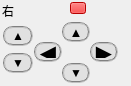
       <widget class="QGroupBox" name="GROUP_RIGHT_MANIP">
        <property name="geometry">
         <rect>
          <x>180</x>
          <y>26</y>
          <width>131</width>
          <height>86</height>
         </rect>
        </property>
        <property name="cursor">
         <cursorShape>ArrowCursor</cursorShape>
        </property>
        <property name="focusPolicy">
         <enum>Qt::NoFocus</enum>
        </property>
        <property name="toolTip">
         <string>&lt;html&gt;&lt;head/&gt;&lt;body&gt;&lt;p align=&quot;center&quot;&gt;快捷键 &amp;quot;R&amp;quot; 选中，ESC取消&lt;/p&gt;&lt;p align=&quot;center&quot;&gt;前：↑ 后：↓ 左：← 右：→&lt;/p&gt;&lt;p align=&quot;center&quot;&gt;上：PageUp 下：PageDown&lt;/p&gt;&lt;/body&gt;&lt;/html&gt;</string>
        </property>
        <property name="styleSheet">
         <string notr="true">QGroupBox{border:none}
</string>
        </property>
        <property name="title">
         <string>右</string>
        </property>
        <widget class="QPushButton" name="BTN_RIGHT_MANIP_RIGHT">
         <property name="geometry">
          <rect>
           <x>90</x>
           <y>42</y>
           <width>28</width>
           <height>20</height>
          </rect>
         </property>
         <property name="font">
          <font>
           <pointsize>16</pointsize>
          </font>
         </property>
         <property name="cursor">
          <cursorShape>OpenHandCursor</cursorShape>
         </property>
         <property name="focusPolicy">
          <enum>Qt::NoFocus</enum>
         </property>
         <property name="toolTip">
          <string>右移</string>
         </property>
         <property name="styleSheet">
          <string notr="true">QPushButton {
background-color: rgb(225,225,225);
border: 2px groove gray;
padding: 2px;
border-radius: 10px;
}
QPushButton:enabled  {
background-color: rgb(225,225,225);
border: 2px groove gray;
padding: 2px;
border-radius: 10px;
} 
QPushButton:disabled  {
background-color: rgb(100,100,100);
border: 2px groove gray;
padding: 2px;
border-radius: 10px;
}
QPushButton:hover {
	border: 1px solid #3a8ee6;
	border-radius: 10px;
    background-color: rgba(0, 255, 0, 0.7);
}</string>
         </property>
         <property name="text">
          <string>▶</string>
         </property>
         <property name="iconSize">
          <size>
           <width>16</width>
           <height>16</height>
          </size>
         </property>
        </widget>
        <widget class="QPushButton" name="BTN_RIGHT_MANIP_UP">
         <property name="geometry">
          <rect>
           <x>3</x>
           <y>26</y>
           <width>30</width>
           <height>20</height>
          </rect>
         </property>
         <property name="cursor">
          <cursorShape>OpenHandCursor</cursorShape>
         </property>
         <property name="mouseTracking">
          <bool>true</bool>
         </property>
         <property name="focusPolicy">
          <enum>Qt::NoFocus</enum>
         </property>
         <property name="toolTip">
          <string>上移</string>
         </property>
         <property name="toolTipDuration">
          <number>0</number>
         </property>
         <property name="statusTip">
          <string/>
         </property>
         <property name="whatsThis">
          <string/>
         </property>
         <property name="styleSheet">
          <string notr="true">QPushButton {
background-color: rgb(225,225,225);
border: 2px groove gray;
padding: 2px;
border-radius: 10px;
}
QPushButton:enabled  {
background-color: rgb(225,225,225);
border: 2px groove gray;
padding: 2px;
border-radius: 10px;
} 
QPushButton:disabled  {
background-color: rgb(100,100,100);
border: 2px groove gray;
padding: 2px;
border-radius: 10px;
}
QPushButton:hover {
	border: 1px solid #3a8ee6;
	border-radius: 10px;
    background-color: rgba(0, 255, 0, 0.7);
}</string>
         </property>
         <property name="text">
          <string>▲</string>
         </property>
        </widget>
        <widget class="QPushButton" name="BTN_RIGHT_MANIP_FORWARD">
         <property name="geometry">
          <rect>
           <x>62</x>
           <y>22</y>
           <width>28</width>
           <height>20</height>
          </rect>
         </property>
         <property name="font">
          <font>
           <pointsize>10</pointsize>
          </font>
         </property>
         <property name="cursor">
          <cursorShape>OpenHandCursor</cursorShape>
         </property>
         <property name="focusPolicy">
          <enum>Qt::NoFocus</enum>
         </property>
         <property name="toolTip">
          <string>前移</string>
         </property>
         <property name="styleSheet">
          <string notr="true">QPushButton {
background-color: rgb(225,225,225);
border: 2px groove gray;
padding: 2px;
border-radius: 10px;
}
QPushButton:enabled  {
background-color: rgb(225,225,225);
border: 2px groove gray;
padding: 2px;
border-radius: 10px;
} 
QPushButton:disabled  {
background-color: rgb(100,100,100);
border: 2px groove gray;
padding: 2px;
border-radius: 10px;
}
QPushButton:hover {
	border: 1px solid #3a8ee6;
	border-radius: 10px;
    background-color: rgba(0, 255, 0, 0.7);
}</string>
         </property>
         <property name="text">
          <string>▲</string>
         </property>
        </widget>
        <widget class="QPushButton" name="BTN_RIGHT_MANIP_DOWN">
         <property name="geometry">
          <rect>
           <x>3</x>
           <y>53</y>
           <width>30</width>
           <height>20</height>
          </rect>
         </property>
         <property name="cursor">
          <cursorShape>OpenHandCursor</cursorShape>
         </property>
         <property name="focusPolicy">
          <enum>Qt::NoFocus</enum>
         </property>
         <property name="toolTip">
          <string>下移</string>
         </property>
         <property name="styleSheet">
          <string notr="true">QPushButton {
background-color: rgb(225,225,225);
border: 2px groove gray;
padding: 2px;
border-radius: 10px;
}
QPushButton:enabled  {
background-color: rgb(225,225,225);
border: 2px groove gray;
padding: 2px;
border-radius: 10px;
} 
QPushButton:disabled  {
background-color: rgb(100,100,100);
border: 2px groove gray;
padding: 2px;
border-radius: 10px;
}
QPushButton:hover {
	border: 1px solid #3a8ee6;
	border-radius: 10px;
    background-color: rgba(0, 255, 0, 0.7);
}</string>
         </property>
         <property name="text">
          <string>▼</string>
         </property>
        </widget>
        <widget class="QPushButton" name="BTN_RIGHT_MANIP_LEFT">
         <property name="geometry">
          <rect>
           <x>34</x>
           <y>42</y>
           <width>28</width>
           <height>20</height>
          </rect>
         </property>
         <property name="font">
          <font>
           <pointsize>16</pointsize>
          </font>
         </property>
         <property name="cursor">
          <cursorShape>OpenHandCursor</cursorShape>
         </property>
         <property name="focusPolicy">
          <enum>Qt::NoFocus</enum>
         </property>
         <property name="toolTip">
          <string>左移</string>
         </property>
         <property name="styleSheet">
          <string notr="true">QPushButton {
background-color: rgb(225,225,225);
border: 2px groove gray;
padding: 2px;
border-radius: 10px;
}
QPushButton:enabled  {
background-color: rgb(225,225,225);
border: 2px groove gray;
padding: 2px;
border-radius: 10px;
} 
QPushButton:disabled  {
background-color: rgb(100,100,100);
border: 2px groove gray;
padding: 2px;
border-radius: 10px;
}
QPushButton:hover {
	border: 1px solid #3a8ee6;
	border-radius: 10px;
    background-color: rgba(0, 255, 0, 0.7);
}</string>
         </property>
         <property name="text">
          <string>◀</string>
         </property>
        </widget>
        <widget class="QPushButton" name="BTN_RIGHT_MANIP_BACK">
         <property name="geometry">
          <rect>
           <x>62</x>
           <y>63</y>
           <width>28</width>
           <height>20</height>
          </rect>
         </property>
         <property name="cursor">
          <cursorShape>OpenHandCursor</cursorShape>
         </property>
         <property name="focusPolicy">
          <enum>Qt::NoFocus</enum>
         </property>
         <property name="toolTip">
          <string>后移</string>
         </property>
         <property name="styleSheet">
          <string notr="true">QPushButton {
background-color: rgb(225,225,225);
border: 2px groove gray;
padding: 2px;
border-radius: 10px;
}
QPushButton:enabled  {
background-color: rgb(225,225,225);
border: 2px groove gray;
padding: 2px;
border-radius: 10px;
} 
QPushButton:disabled  {
background-color: rgb(100,100,100);
border: 2px groove gray;
padding: 2px;
border-radius: 10px;
}
QPushButton:hover {
	border: 1px solid #3a8ee6;
	border-radius: 10px;
    background-color: rgba(0, 255, 0, 0.7);
}</string>
         </property>
         <property name="text">
          <string>▼</string>
         </property>
        </widget>
        <widget class="QPushButton" name="LED_RIGHT_MANIP">
         <property name="geometry">
          <rect>
           <x>70</x>
           <y>2</y>
           <width>16</width>
           <height>12</height>
          </rect>
         </property>
         <property name="cursor">
          <cursorShape>PointingHandCursor</cursorShape>
         </property>
         <property name="focusPolicy">
          <enum>Qt::NoFocus</enum>
         </property>
         <property name="toolTip">
          <string>&lt;html&gt;&lt;head/&gt;&lt;body&gt;&lt;p align=&quot;center&quot;&gt;未连接&lt;/p&gt;&lt;p align=&quot;center&quot;&gt;单击连接&lt;/p&gt;&lt;/body&gt;&lt;/html&gt;</string>
         </property>
         <property name="styleSheet">
          <string notr="true">background-color: red;</string>
         </property>
         <property name="text">
          <string/>
         </property>
         <property name="iconSize">
          <size>
           <width>16</width>
           <height>12</height>
          </size>
         </property>
        </widget>
       </widget>
